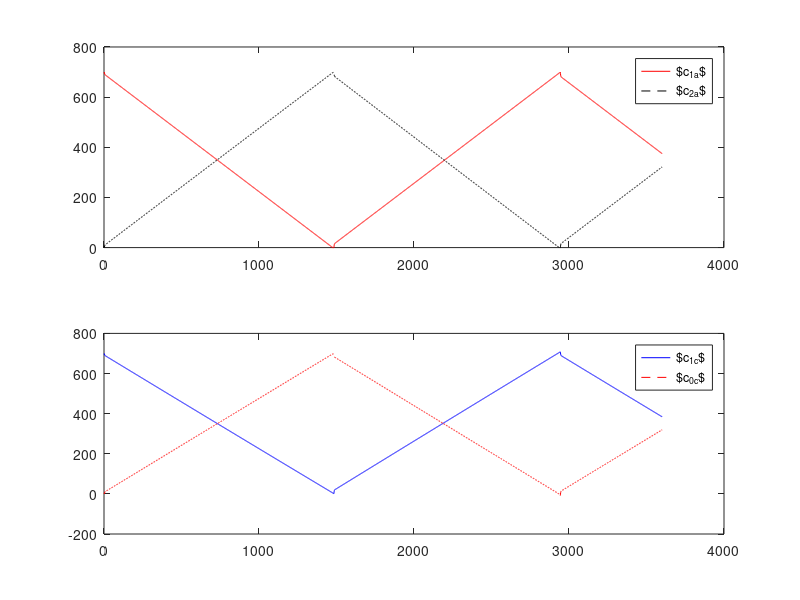
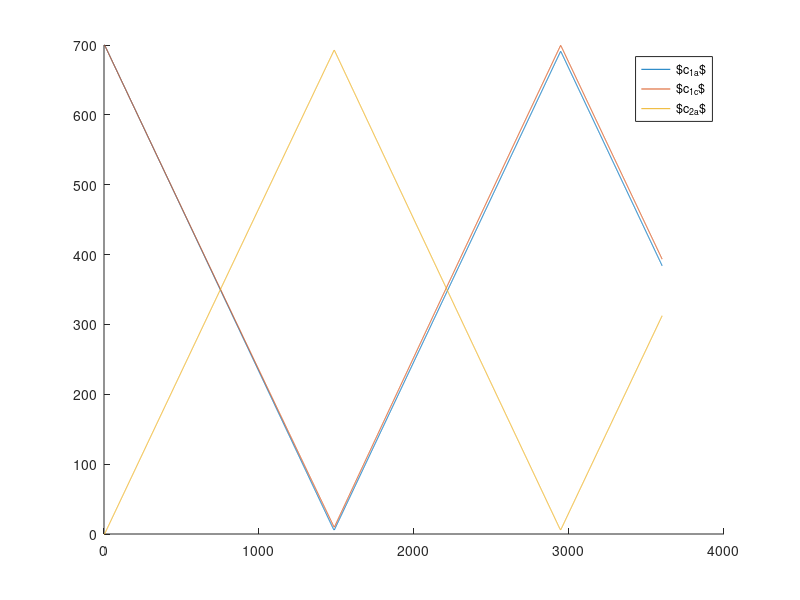
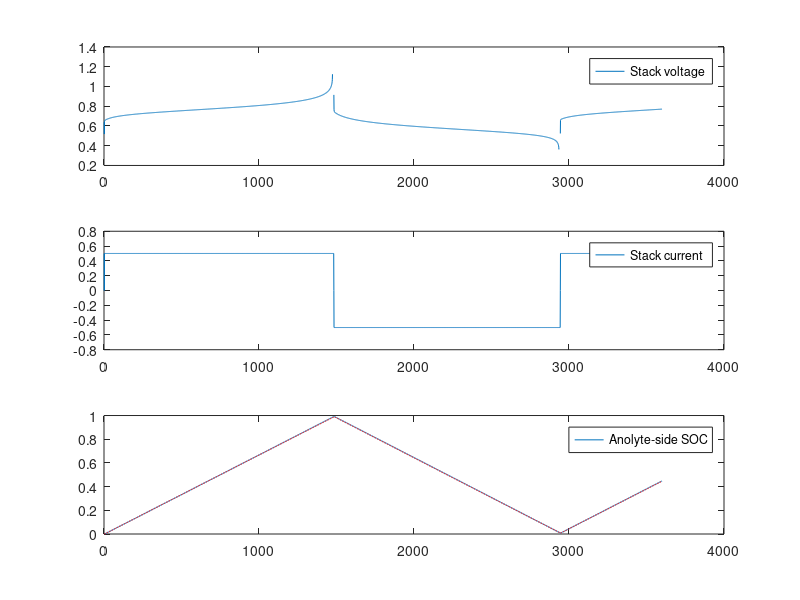

MATLAB code for these plots, in order: (Note: this script raises an error after producing the figures.)
clear all
close all
load('WouterCellData.csv')

%%

% Semi-believable values that make pretty graphs
k = 10^-12;
E0 = 0.65;
Ri = 0.2;
a = 0.5;
kp = 7.853*10^-7;
kn = 3.456*10^-6;

% Species ordering (soluble) is c1 c1 c2
D = [0 0 0; 0 0 2*k; 0 0 -k];

currentsigns = [-1;-1;1];

% Model parameters
V_tank = 50E-6; 
V_cell = 0.0025*0.002; 
N = 1; 
F = 96845; 
R = 8.314;  
z = 1;
S = 0.0025; 
d = 5*10^-5;
dt = WouterCellData(2,3)-WouterCellData(1,3);
molarity = 700;

c_t = [molarity;molarity;0];
c_c = [molarity;molarity;0];
c0 = 0;

Ival = 0.5;

NumSteps = 1*3600;
Q = 5e-7;
cntr = 0;
holup = 0;
waittime = 0;
I = WouterCellData(:,2);

% State dynamics of cells and tanks
fdyn = @(x,u) [x(1:3)+dt/V_cell*(u(1)*[1 0 0; 0 1 0; 0 0 1]*(x(4:6)-x(1:3))+1/(z*F)*currentsigns*u(2)+S/d*D*x(1:3));...
    x(4:6)+dt/V_tank*(N*u(1)*[1 0 0; 0 1 0; 0 0 1]*(x(1:3)-x(4:6)))];

% Exchange current functions

jpfun = @(x,u) 1/S*(F*kp*x(3)^(1-a)*x(1)^a);
jnfun = @(x,u) 1/S*(F*kn*x(2)^(a)*1000^(1-a));

% Voltages

Vpfun = @(x,u) 2*R*323.15/F*log(1/(2*jpfun(x,u)*S)*u(2)+sqrt((1/(2*jpfun(x,u)*S)*u(2))^2+1));
Vnfun = @(x,u) 2*R*323.15/F*log(1/(2*jnfun(x,u)*S)*u(2)+sqrt((1/(2*jnfun(x,u)*S)*u(2))^2+1));
Vnerfun = @(x,u) R*293.15/F*log((x(3)/x(1)+10e-12)*(1000/((x(2)+10e-12))));

% Full voltage dynamics
Vfun = @(x,u) N*(E0+Vnerfun(x,u)+Vpfun(x,u)-Vnfun(x,u)+Ri*u(2));


M = 100;
n = 6;
p = 1;
% myPF = SimplePF(M,n,p,fdyn,Vfun,[c_c;c_t]);
% xp(:,1) = [c_c;c_t];

for ii = 1:NumSteps
    SOC(ii) = c_t(3,ii)/(c_t(1,ii)+c_t(3,ii)); % SOC
    realSOC(ii) = c_t(3,ii)/(c_t(1,1)+c_t(3,1)); % SOC relative to initial
    
    % State dynamics
      states = [c_c(:,ii);c_t(:,ii)]; % Combine the states so they fit the function interface
      res = fdyn(states,[Q,I(ii)]); % Run function
      c_c(:,ii+1) = max(res(1:3),0);   % Split again for plotting
      c_t(:,ii+1) = max(res(4:6),0); 
    
    % Cu(0) from mass balance (in weird unit)
    c0(:,ii+1) = 2*molarity-sum(c_c(:,ii+1));

        if holup ~= 0
        I(ii+1) = 0;
        cntr = cntr + 1;
        if cntr > waittime
            I(ii+1) = sign(holup)*Ival;
        end
        if cntr > waittime+120
            holup = 0;
            cntr = 0;
        end
    else
        if (SOC(ii) > 0.99)
            holup = -1;
            I(ii+1) = 0;
        elseif (SOC(ii) < 0.01)
            holup = 1;
            I(ii+1) = 0;
        else
            I(ii+1) = I(ii);
        end
    end
    
    states = [c_c(:,ii+1);c_t(:,ii+1)];
   
    V(ii) = Vfun(states,[Q;I(ii)]) + 0*randn(1,1);
end

%%

figure(1)
subplot(2,1,1)
plot(c_c(1,:),'r')
hold on
plot(c_c(3,:),'--k')
legend('$c_{1a}$','$c_{2a}$')
subplot(2,1,2)
plot(c_c(2,:),'b')
hold on
plot(c0,'--r')
legend('$c_{1c}$','$c_{0c}$')
hold off
figure(2)
hold on
for ii = 1:size(c_t,1)
    plot(c_t(ii,:))
end
hold off
legend('$c_{1a}$','$c_{1c}$','$c_{2a}$')
figure(4)
subplot(3,1,1)
plot(V)
hold on
% plot(real(yp),'--r')
legend('Stack voltage','Estimated stack voltage')
subplot(3,1,2)
plot(I)
legend('Stack current')
subplot(3,1,3)
plot(SOC)
hold on
plot(realSOC,'--r')
hold off
legend('Anolyte-side SOC')

states = [c_c;c_t];
figure(5)
for ii = 1:size(states,1)
nexttile
plot(states(ii,:));
hold on
% plot(real(xp(ii,:)),'--r');
hold off
legend('Real concentration','Estimated concentration')
end